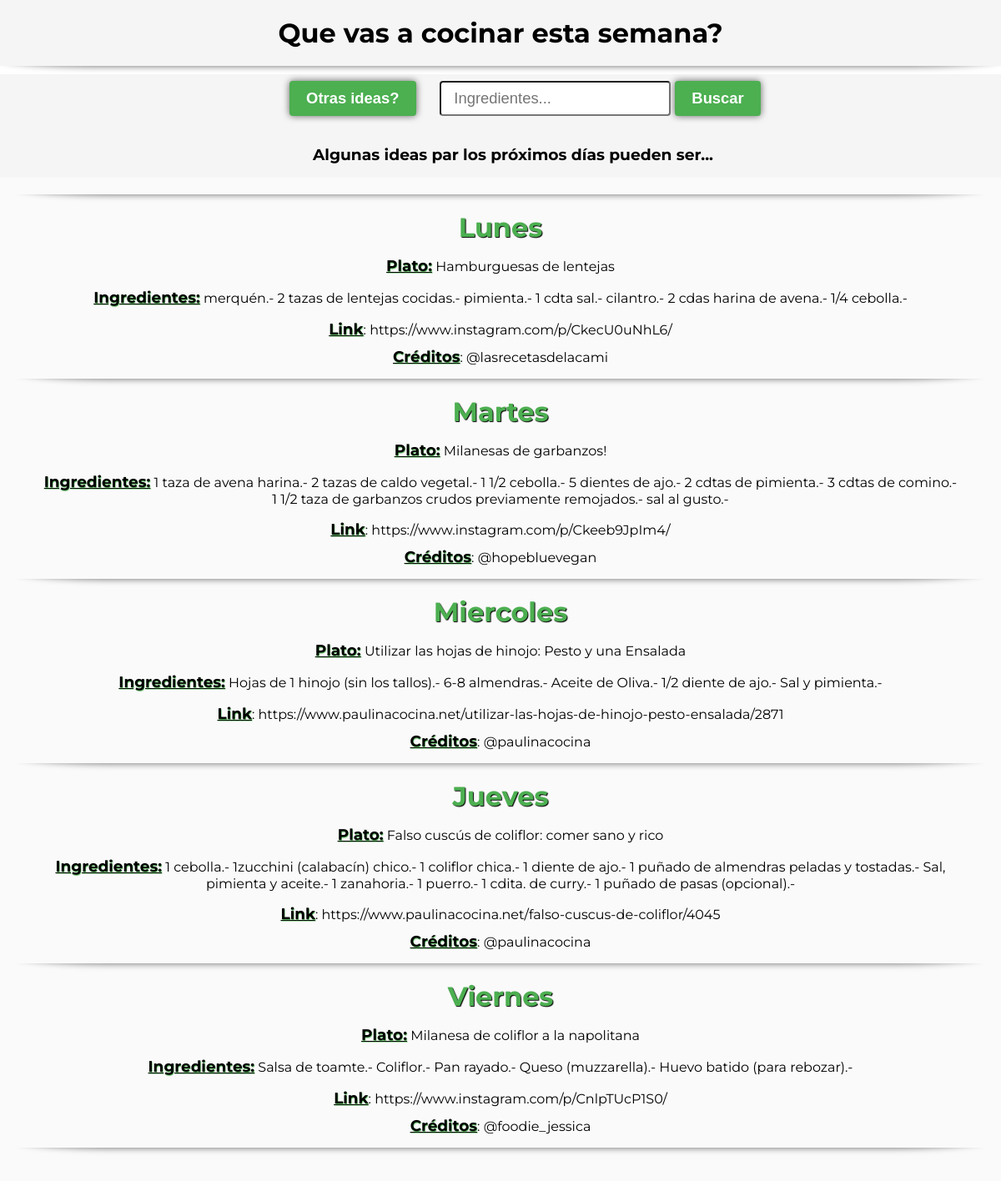
The page / on the database its author committed.
### rr_app/models.py (models this page shows, shortened)
class Recipe(models.Model):
    name = models.CharField(max_length=2000)
    ingredients = models.CharField(max_length=2000)
    details_link = models.URLField(max_length=2000)
    credits = models.CharField(max_length=1000)

### rr_app/views.py (the view)
# urls.py: path('', views.index, name='index'),
def index(request):
    recipes = get_random_recipes(recipes_all)
    for recipe in recipes:
        print(recipe.ingredients[0])
        print(type(recipe.ingredients))
        if recipe.ingredients[0] == '{':
            recipe.ingredients = list(ast.literal_eval(recipe.ingredients))
        else:
            recipe.ingredients = list(recipe.ingredients)
        print(type(recipe.ingredients))
    days_recipes = zip(days, recipes)
    args = {"days_recipes": days_recipes}
    return render(request, 'index.html', args)

### rr_app/views.py (called while the page is built)
def get_random_recipes(all):
    return random.sample(all, 5)

### templates/index.html (shortened to what this page needs)
{% load static%}
<!DOCTYPE html>
<html lang="en">
  <head>
    <link
      rel="stylesheet"
      type="text/css"
      href="{% static 'css/style.css' %}"
    />
  </head>
  <body>
    <header>
      <h1>Que vas a cocinar esta semana?</h1>
    </header>
    <div class='bgcolor'>
    <section class="forms">
      <form method="POST">
        <button type="submit" id="my-button">Otras ideas?</button>
      </form>
      <form method="POST" action="{% url 'search_ingredients'%}">
        <div class="flex">
          <input
            type="search"
            placeholder="Ingredientes..."
            aria-label="Search"
            name="searched"
          />
          <button type="submit" id="my-button">Buscar</button>
        </div>
      </form>
    </section>
    <h3>Algunas ideas par los próximos días pueden ser...</h3>
    <div>
    <section id="recipes">
      <div class="separador"></div>
      {% for day, recipe in days_recipes %}
      <h2>{{ day }}</h2>
      <ul>
        <li><u>Plato:</u> {{recipe.name}}</li>
        <ul>
          <u>Ingredientes:</u>
          {% for ingredient in recipe.ingredients %} {{ingredient}}.- {%endfor%}
        </ul>
        <li>
          <u>Link</u>:
          <a href="{{ recipe.details_link }}" target="_blank">
            {{recipe.details_link}}</a
          >
        </li>
        <li><u>Créditos</u>: @{{recipe.credits}}</li>
      </ul>
      <div class="separador"></div>
      {% endfor %}
    </section>
  </body>
</html>

### static/css/style.css (style rules this page uses)
body { font-family: "Montserrat", Arial, sans-serif; margin: 0; padding: 0; color: dark-grey; text-align: center; }
header { background-color: #f5f5f5; padding: 20px; text-align: center; border-bottom: 2px solid dark-grey; }
header h1 { margin: 0; }
button { background-color: #4caf50; color: white; font-weight: bold; font-size: 1.15em; padding: 10px 20px; border-radius: 4px; border: none; cursor: pointer; box-shadow: 0px 0px 8px rgba(0, 0, 0, 0.6); }
.separador { overflow: hidden; height: 20px; }
.separador:after { content: ""; display: block; width: 100%; height: 30px; margin: -30px auto 0; margin-bottom: -10px; border-radius: 120px / 10px; box-shadow: 0px 0px 8px rgba(0, 0, 0, 0.6); }
.forms { display: flex; justify-content: center; align-items: center; width: 100vw; padding: 8px 15px; }
h3 { padding: 8px 15px; width: 100%; }
.flex { display: flex; justify-content: center; align-items: center; margin-left: 15%; }
.bgcolor { margin-top: -10px; margin-bottom: 0; background-color: #f5f5f5; }
input { font-size: 1.15em; padding: 8px 15px; border-radius: 4px; cursor: pointer; margin-right: 5px; }
section#recipes { padding: 20px; margin: 0; margin-top: -10px; text-align: center; background-color: #fafafa; }
section#recipes h2 { margin: 0; font-size: 2em; color: #4caf50; text-shadow: 1px 1px 1px black; }
section#recipes ul { list-style: none; margin: 15px; padding: 0; }
section#recipes ul li { margin: 10px 0; }
section#recipes u { font-weight: bold; font-size: 1.15em; color: dark-gray; text-shadow: 0.5px 0.5px 1px #4caf50; }
section#recipes a { text-decoration: none; color: inherit; }
section#recipes a:link { text-decoration: none; color: inherit; }

### rows shown on the page
Recipe: day "Lunes", name "Hamburguesas de lentejas", ingredients "merquén" "2 tazas de lentejas cocidas" "pimienta" "1 cdta sal" "cilantro" "2 cdas harina de avena" "1/4 cebolla", details_link "https://www.instagram.com/p/CkecU0uNhL6/", credits "lasrecetasdelacami"
Recipe: day "Martes", name "Milanesas de garbanzos!", ingredients "1 taza de avena harina" "2 tazas de caldo vegetal" "1 1/2 cebolla" "5 dientes de ajo" "2 cdtas de pimienta" "3 cdtas de comino" "1 1/2 taza de garbanzos crudos previamente remojados" "sal al gusto", details_link "https://www.instagram.com/p/Ckeeb9JpIm4/", credits "hopebluevegan"
Recipe: day "Miercoles", name "Utilizar las hojas de hinojo: Pesto y una Ensalada", ingredients "Hojas de 1 hinojo (sin los tallos)" "6-8 almendras" "Aceite de Oliva" "1/2 diente de ajo" "Sal y pimienta", details_link "https://www.paulinacocina.net/utilizar-las-hojas-de-hinojo-pesto-ensalada/2871", credits "paulinacocina"
Recipe: day "Jueves", name "Falso cuscús de coliflor: comer sano y rico", ingredients "1 cebolla" "1zucchini (calabacín) chico" "1 coliflor chica" "1 diente de ajo" "1 puñado de almendras peladas y tostadas" "Sal, pimienta y aceite" "1 zanahoria" "1 puerro" "1 cdita. de curry" "1 puñado de pasas (opcional)", details_link "https://www.paulinacocina.net/falso-cuscus-de-coliflor/4045", credits "paulinacocina"
Recipe: day "Viernes", name "Milanesa de coliflor a la napolitana", ingredients "Salsa de toamte" "Coliflor" "Pan rayado" "Queso (muzzarella)" "Huevo batido (para rebozar)", details_link "https://www.instagram.com/p/CnlpTUcP1S0/", credits "foodie_jessica"
